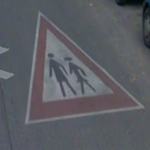
#> input picture examples/example1.png, 150 x 150 px
$ python -i generator.py   (imports and definitions only)
#> lines starting #> are read from the running program, lines starting #| are printed output that depends on the picture
#> further down, picture is the input picture: shape (150, 150, 3); mean B, G, R 99, 93.1, 91
"""Script to generate augmented training data"""
import cv2
import numpy as np
import pickle
import random
from collections import Counter


def image_rotate(img, angle):
    """Rotate image by angle"""
#> called with angle = 2
    rows, cols, dims = img.shape
#> rows = 150; cols = 150; dims = 3
    matrix = cv2.getRotationMatrix2D((cols / 2, rows / 2), angle, 1)
    return cv2.warpAffine(img, matrix, (cols, rows))
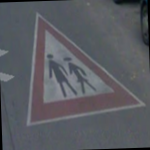
#> returned value: shape (150, 150, 3); mean of channels 0, 1, 2 97.5, 91.8, 89.8; drawn as B, G, R


def image_translate(img, x, y):
    """Translate image by the value of x and y"""
#> called with x = 1, y = -2
    rows, cols, dims = img.shape
#> rows = 150; cols = 150; dims = 3
    matrix = np.float32([[1, 0, x], [0, 1, y]])
    return cv2.warpAffine(img, matrix, (cols, rows))
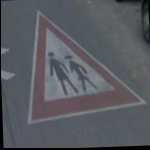
#> returned value: shape (150, 150, 3); mean of channels 0, 1, 2 96.5, 90.8, 88.9; drawn as B, G, R


def image_shear(img, shear_range):
    """Shear image randomly by the factor of shear_range"""
#> called with shear_range = -1
    rows, cols, dims = img.shape
#> rows = 150; cols = 150; dims = 3

    pts1 = np.float32([[5, 5], [20, 5], [5, 20]])

    pt1 = 5 + shear_range * np.random.uniform() - shear_range / 2
    pt2 = 20 + shear_range * np.random.uniform() - shear_range / 2

    pts2 = np.float32([[pt1, 5], [pt2, pt1], [5, pt2]])

    matrix = cv2.getAffineTransform(pts1, pts2)

    return cv2.warpAffine(img, matrix, (cols, rows))
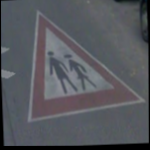
#> returned value: shape (150, 150, 3); mean of channels 0, 1, 2 94, 88.5, 86.6; drawn as B, G, R


def random_image_transform(image):
    """Transform image according to given parameters"""
    randomAngle = random.randint(-10, 10)
    output = image_rotate(image, randomAngle)

    randomX = random.randint(-2, 2)
    randomY = random.randint(-2, 2)
    output = image_translate(output, randomX, randomY)

    randomShear = random.randint(-5, 5)
    output = image_shear(output, randomShear)

    return output


# Load original training data
training_file = './data/train.p'

# [2 lines not run here, left out]

# [1 line that did not run here, left out]

# [1 line that did not run here, left out]


# Generate additional images
max_images_per_class = 2500
new_images = []
new_labels = []

# [1 line that did not run here, left out]
# [1 line that did not run here, left out]

# Generate additional images until every class has the same number of images
all_images_created = False

# [13 lines not run here, left out]

# [1 line that did not run here, left out]
# [1 line that did not run here, left out]


# Save augumented data
save_file = './data/augmented_train.p'
# [1 line that did not run here, left out]
# [3 lines not run here, left out]

>>> import cv2
>>> picture = cv2.imread('examples/example1.png')
>>> result = random_image_transform(picture)

$ run again, on examples/example2.png
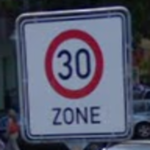
#> input picture examples/example2.png, 150 x 150 px
#> picture is the input picture: shape (150, 150, 3); mean B, G, R 106.3, 86.5, 83.9
#> in image_translate, `return cv2.warpAffine(img, matrix, (cols, rows))`:
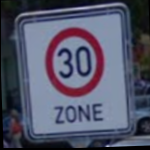
#> returned value: shape (150, 150, 3); mean of channels 0, 1, 2 105.2, 85.6, 83.1; drawn as B, G, R
#> in image_shear, `return cv2.warpAffine(img, matrix, (cols, rows))`:
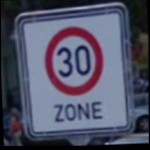
#> returned value: shape (150, 150, 3); mean of channels 0, 1, 2 102.5, 83.4, 81; drawn as B, G, R

$ run again, on examples/example3.png
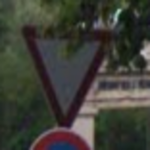
#> input picture examples/example3.png, 150 x 150 px
#> picture is the input picture: shape (150, 150, 3); mean B, G, R 55, 62.9, 62.4
#> in image_translate, `return cv2.warpAffine(img, matrix, (cols, rows))`:
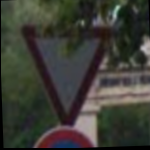
#> returned value: shape (150, 150, 3); mean of channels 0, 1, 2 53.5, 61.1, 60.8; drawn as B, G, R
#> in image_shear, `return cv2.warpAffine(img, matrix, (cols, rows))`:
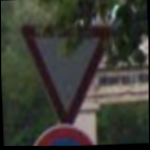
#> returned value: shape (150, 150, 3); mean of channels 0, 1, 2 52.2, 59.5, 59.2; drawn as B, G, R

$ run again, on examples/example4.png
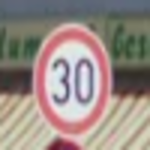
#> input picture examples/example4.png, 150 x 150 px
#> picture is the input picture: shape (150, 150, 3); mean B, G, R 132.8, 138.8, 152.1
#> in image_translate, `return cv2.warpAffine(img, matrix, (cols, rows))`:
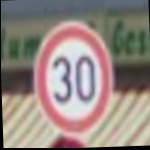
#> returned value: shape (150, 150, 3); mean of channels 0, 1, 2 129.1, 135.1, 148.3; drawn as B, G, R
#> in image_shear, `return cv2.warpAffine(img, matrix, (cols, rows))`:
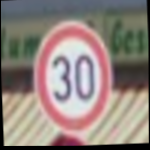
#> returned value: shape (150, 150, 3); mean of channels 0, 1, 2 125.7, 131.6, 144.5; drawn as B, G, R
